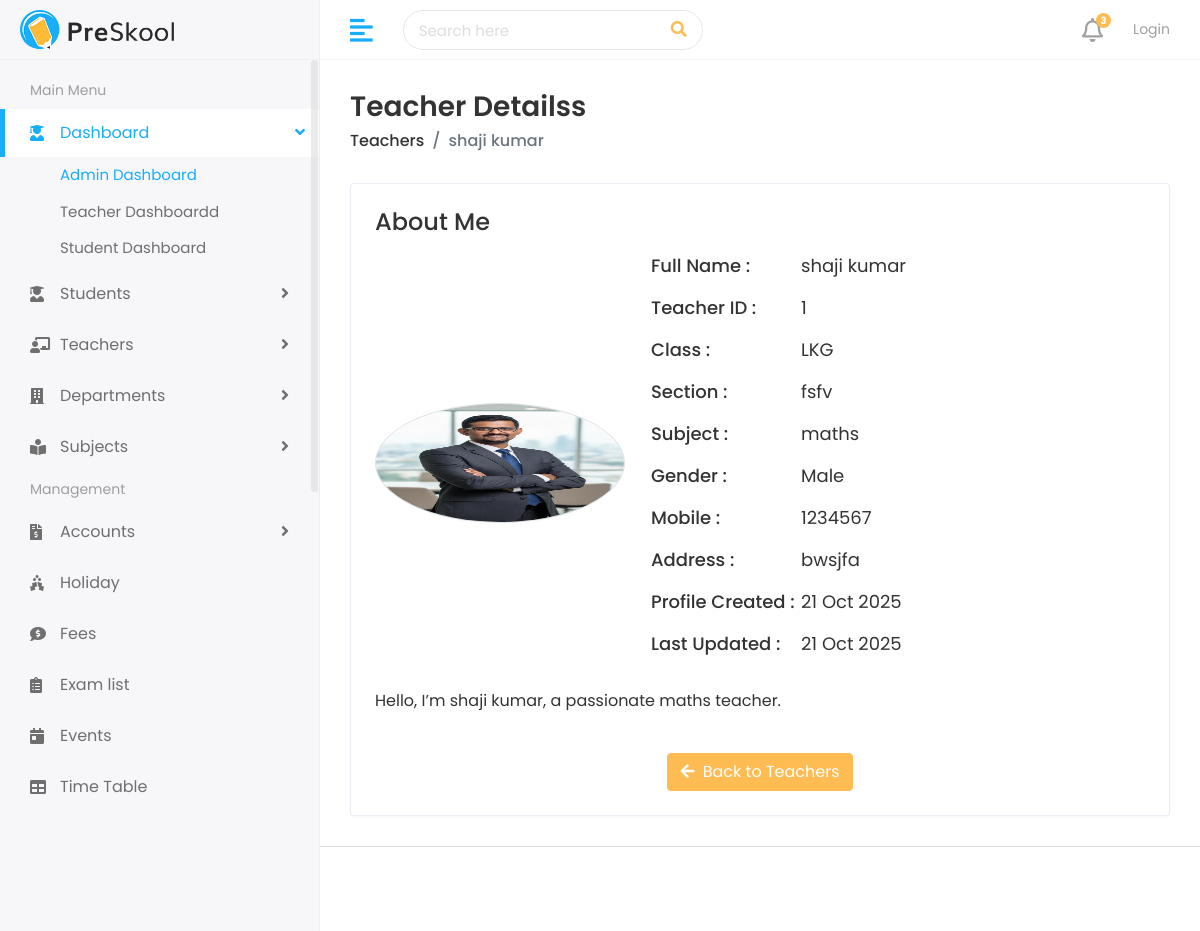
The page /view/teacher/shaji-kumar-1/ on the database its author committed.
### teachers/models.py (models this page shows, shortened)
class Teacher(models.Model):
    first_name = models.CharField(max_length=50)
    last_name = models.CharField(max_length=50)
    teacher_id = models.CharField(max_length=20, unique=True)
    teacher_class = models.CharField(max_length=10, blank=True, null=True)
    section = models.CharField(max_length=5, blank=True, null=True)
    gender = models.CharField(max_length=10, choices=GENDER_CHOICES)
    subject = models.CharField(max_length=50)
    mobile_number = models.CharField(max_length=15)
    address = models.TextField()
    teacher_image = models.ImageField(upload_to='teachers/', blank=True, null=True)
    slug = models.SlugField(unique=True, blank=True)
    created_at = models.DateTimeField(auto_now_add=True)
    updated_at = models.DateTimeField(auto_now=True)
    def __str__(self):
        return f"{self.first_name} {self.last_name}"

### teachers/views.py (the view)
# urls.py: path('view/teacher/<slug:slug>/', views.view_teacher, name='teacher-details'),
def view_teacher(request, slug):
    print('Request coming into view_teacher function...')
    try:
        print('inside the try block......')
        teacher = Teacher.objects.get(slug=slug)
        print(teacher, 'data is here...')
        context = {'teacher': teacher}
        print(context, 'teacher context is here...')
        return render(request, 'teachers/teacher-details.html', context)
    except Teacher.DoesNotExist:
        messages.error(request, f"No teacher found with ID '{slug}'.")
        return render(request, 'teachers/teacher-details.html', {})

### templates/teachers/teacher-details.html (shortened to what this page needs)
{% extends 'home/base.html' %}
{% load static %}
{% block body %}
<div class="page-wrapper">
  <div class="content container-fluid">
    <div class="page-header">
      <div class="row">
        <div class="col-sm-12">
          <h3 class="page-title">Teacher Detailss</h3>
          <ul class="breadcrumb">
            <li class="breadcrumb-item"><a href="{% url 'teacher-list' %}">Teachers</a></li>
            <li class="breadcrumb-item active">{{ teacher.first_name }} {{ teacher.last_name }}</li>
          </ul>
        </div>
      </div>
    </div>
    <div class="card">
      <div class="card-body">
        <div class="row">
          <div class="col-md-12">
            <div class="about-info">
              <h4>About Me</h4>
              <div class="media mt-3 align-items-center">
                <img
                  src="{% if teacher.teacher_image %}{{ teacher.teacher_image.url }}{% else %}{% static 'assets/img/user.jpg' %}{% endif %}"
                  class="mr-3 rounded-circle border"
                  alt="{{ teacher.first_name }} {{ teacher.last_name }}"
                  width="120"
                  height="120"
                >
                <div class="media-body">
                  <ul>
                    <li>
                      <span class="title-span">Full Name : </span>
                      <span class="info-span">{{ teacher.first_name }} {{ teacher.last_name }}</span>
                    </li>
                    <li>
                      <span class="title-span">Teacher ID : </span>
                      <span class="info-span">{{ teacher.teacher_id }}</span>
                    </li>
                    {% if teacher.teacher_class %}
                    <li>
                      <span class="title-span">Class : </span>
                      <span class="info-span">{{ teacher.teacher_class }}</span>
                    </li>
                    {% endif %}
                    {% if teacher.section %}
                    <li>
                      <span class="title-span">Section : </span>
                      <span class="info-span">{{ teacher.section }}</span>
                    </li>
                    {% endif %}
                    <li>
                      <span class="title-span">Subject : </span>
                      <span class="info-span">{{ teacher.subject }}</span>
                    </li>
                    <li>
                      <span class="title-span">Gender : </span>
                      <span class="info-span">{{ teacher.gender }}</span>
                    </li>
                    <li>
                      <span class="title-span">Mobile : </span>
                      <span class="info-span">{{ teacher.mobile_number }}</span>
                    </li>
                    <li>
                      <span class="title-span">Address : </span>
                      <span class="info-span">{{ teacher.address }}</span>
                    </li>
                    <li>
                      <span class="title-span">Profile Created : </span>
                      <span class="info-span">{{ teacher.created_at|date:"d M Y" }}</span>
                    </li>
                    <li>
                      <span class="title-span">Last Updated : </span>
                      <span class="info-span">{{ teacher.updated_at|date:"d M Y" }}</span>
                    </li>
                  </ul>
                </div>
              </div>
              <div class="row mt-3">
                <div class="col-md-12">
                  <p>Hello, I’m {{ teacher.first_name }} {{ teacher.last_name }}, a passionate {{ teacher.subject }} teacher.</p>
                </div>
              </div>
              <div class="row mt-4">
                <div class="col-md-12 text-center">
                  <a href="{% url 'teacher-list' %}" class="btn btn-primary">
                    <i class="fas fa-arrow-left mr-1"></i> Back to Teachers
                  </a>
                </div>
              </div>
            </div>
          </div>
        </div>
      </div>
    </div>
  </div>
</div>
<footer>
  <p>Copyright © {{ now|date:"Y" }} The Code Club.</p>
</footer>
{% endblock %}

### static/assets/css/style.css (style rules this page uses)
html { height: 100%; }
body { background-color: #fff; color: #333; font-family: 'Poppins', sans-serif; font-size: 1rem; height: 100%; line-height: 1.5; overflow-x: hidden; }
h1, h2, h3, h4, h5, h6 { font-family: 'Poppins', sans-serif; margin-top: 0; }
ul, ol { padding: 0px; list-style: none; }
.btn-primary { background-color: #FFBC53; border: 1px solid #FFBC53; }
.card { border: 1px solid #ececf5; box-shadow: 0 1px 3px 0 rgba(0, 0, 0, 0.03); margin-bottom: 1.875rem; }
.card-body { padding: 1.5rem; }
footer { padding: 1.875rem 1.875rem; border-top: 1px solid #ddd; }
footer p { margin: 0px; }
.page-wrapper { margin-left: 320px; padding-top: 60px; position: relative; transition: all 0.4s ease; }
.page-wrapper > .content { padding: 1.875rem 1.875rem 0; }
.page-header { margin-bottom: 1.875rem; }
.page-header .breadcrumb { background-color: transparent; color: #6c757d; font-size: 1rem; font-weight: 500; margin-bottom: 0; padding: 0; }
.page-header .breadcrumb a { color: #333; }
.page-title { font-size: 28px; font-weight: 600; color: #333; margin-bottom: 5px; }
.about-info img { width: 250px; }
.about-info ul li { font-size: 18px; margin: 0px 0px 15px 10px; display: flex; }
.title-span { font-weight: 500; width: 150px; }

### rows shown on the page
Teacher: first_name "shaji", last_name "kumar", teacher_image (picture), teacher_id "1", teacher_class "LKG", section "fsfv", subject "maths", gender "Male", mobile_number "1234567", address "bwsjfa", created_at "21 Oct 2025", updated_at "21 Oct 2025"
